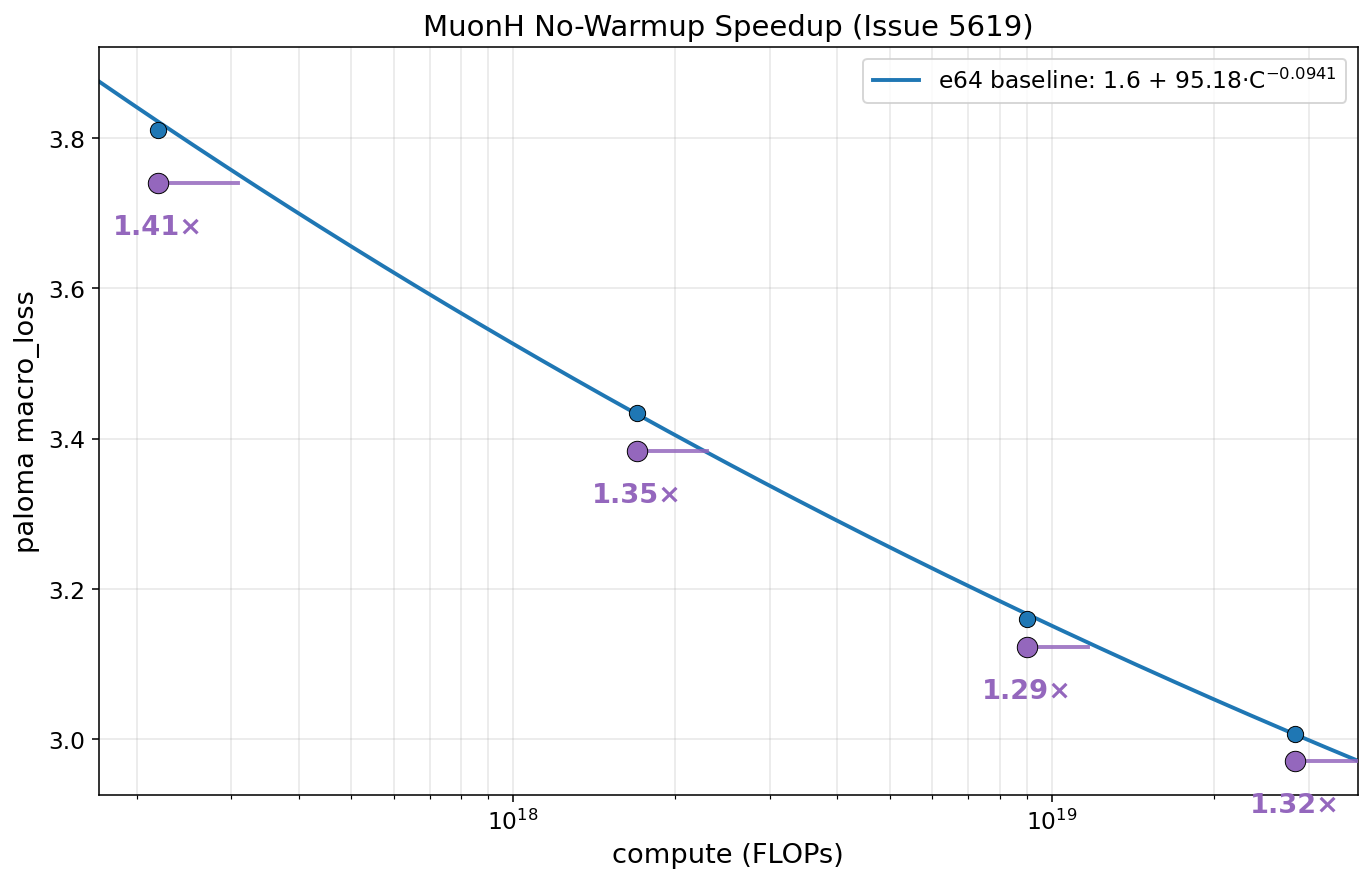

Reproduce this figure in Python.
"""MuonH no-warmup speedup (Issue 5619), equal-TPS via agent.md per-point A formula."""

import os

import matplotlib.pyplot as plt
import numpy as np

L_inf = 1.6
A = 95.18
alpha = 0.0941

# v16 baseline (loss, TPS) at each compute-optimal point.
baselines = [
    (2.19e17, 3.8104, 405_630, "d512"),
    (1.70e18, 3.4339, 273_532, "d768"),
    (9.00e18, 3.1605, 175_162, "d1024"),
    (2.83e19, 3.0065, 128_278, "d1280"),
]

# MuonH no-warmup variant (loss, TPS) from wandb.
variant = [
    (2.19e17, 3.7404, 411_770),  # d512
    (1.70e18, 3.3834, 280_575),  # d768
    (9.00e18, 3.1230, 179_490),  # d1024
    (2.83e19, 2.9706, 133_134),  # d1280
]

plt.rcParams.update({"font.size": 13})
fig, ax = plt.subplots(figsize=(10, 6.5))

x_lo, x_hi = 1.7e17, 3.7e19
c_grid = np.geomspace(x_lo, x_hi, 200)
loss_grid = L_inf + A * c_grid ** (-alpha)
ax.plot(c_grid, loss_grid, "-", color="#1f77b4", lw=2, label=f"e64 baseline: 1.6 + {A}·C$^{{-{alpha:.4f}}}$")

bx = [b[0] for b in baselines]
by = [b[1] for b in baselines]
ax.scatter(bx, by, s=70, color="#1f77b4", edgecolors="black", lw=0.5, zorder=4)

color = "#9467bd"
for (compute, loss, var_tps), (_, bl_loss, bl_tps, _) in zip(variant, baselines, strict=True):
    # agent.md formula: re-fit A through each baseline point, then find the
    # compute the baseline would need to match the variant loss.
    A_bl = (bl_loss - L_inf) * compute ** alpha
    c_needed = (A_bl / (loss - L_inf)) ** (1 / alpha)
    eq_tps = c_needed / compute
    effective = (c_needed / bl_tps) / (compute / var_tps)
    ax.plot([compute, c_needed], [loss, loss], color=color, lw=2, alpha=0.85, zorder=4)
    ax.scatter([compute], [loss], s=110, color=color, edgecolors="black", lw=0.5, zorder=5)
    ax.annotate(
        f"{eq_tps:.2f}×",
        xy=(compute, loss),
        xytext=(0, -16),
        textcoords="offset points",
        fontsize=14,
        color=color,
        ha="center",
        va="top",
        fontweight="bold",
    )

ax.set_xscale("log")
ax.set_xlim(x_lo, x_hi)
ax.set_xlabel("compute (FLOPs)", fontsize=14)
ax.set_ylabel("paloma macro_loss", fontsize=14)
ax.tick_params(axis="both", labelsize=12)
ax.grid(True, which="both", alpha=0.3)
ax.legend(loc="upper right", fontsize=12)
ax.set_title("MuonH No-Warmup Speedup (Issue 5619)", fontsize=15)

fig.tight_layout()
out = os.path.join(os.path.dirname(os.path.abspath(__file__)), "muonh_nowarmup_speedup.png")
fig.savefig(out, dpi=140, bbox_inches="tight")
print(f"wrote {out}")
